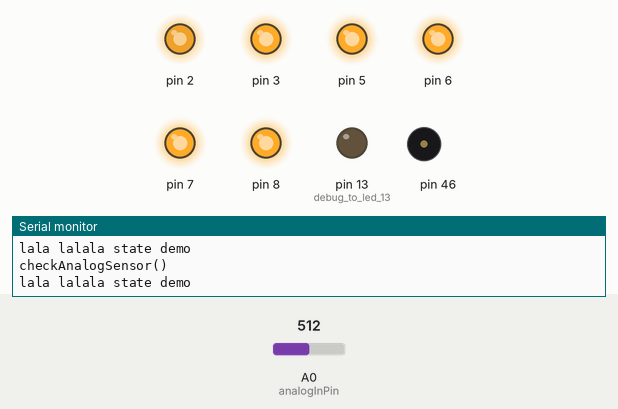
This sketch was run on a simulated Arduino Mega 2560, built with avr-gcc and run on an emulated ATmega2560. On the bench: output pins drawn as LEDs (lit = HIGH), buzzer (waves = sounding), the last lines printed to the serial monitor. The test bench sets the inputs (shaded band); at power-on: A0 (analogInPin) = 512.

Above: at 1.2 s.
1.3 s: A0 (analogInPin) set to 6
4.3 s: A0 (analogInPin) set to 3
At 4.35 s:
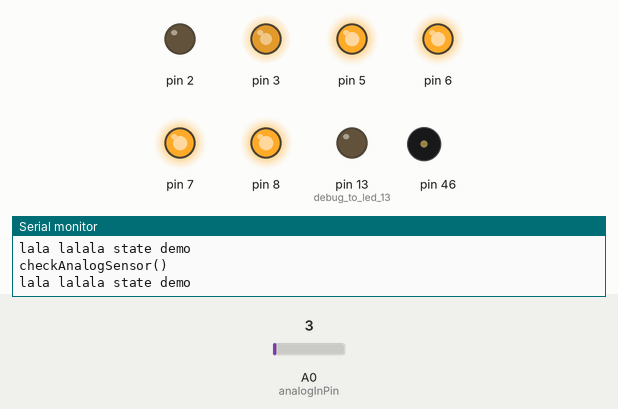
At 7.41 s:
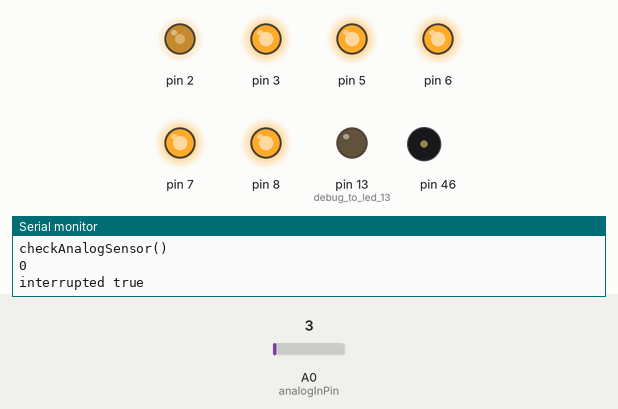
10.3 s: A0 (analogInPin) set to 410
At 23.03 s:
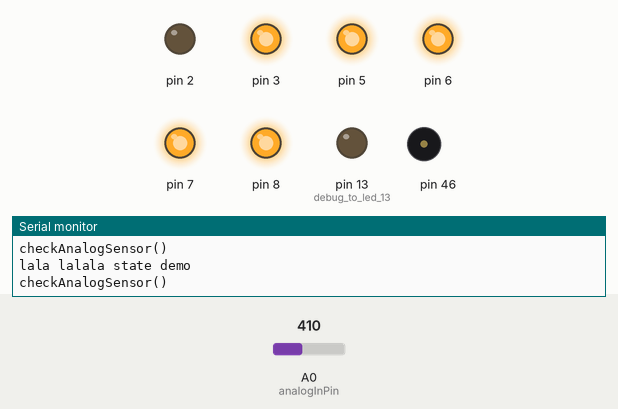
Timing chart, 0 to 26.7 s (numbered marks = the images above; inputs shaded):
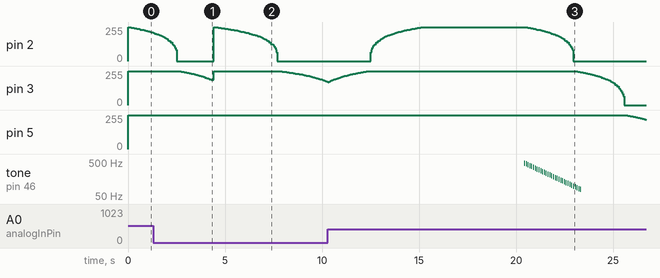

The sketch:

Amarillo.ino
```cpp
#include <avr/pgmspace.h>
#include "Piso.cpp"


Piso pisos[] = {
  Piso(2),
  Piso(3),
  Piso(5),
  Piso(6),
  Piso(7),
  Piso(8)
  };

// ----------------------------------------------------------------
// JUEGO
// ----------------------------------------------------------------

volatile boolean interrupted = false;
const int MAX_LEVEL = 6;
const int MAX_LED_LEVEL = 63;
const int MAX_INACTIVITY_SECS = 10000;


const float DEMO_LIGHTS_INC = 1.2;
const float DEMO_WIN_INC = 12;
const int STATE_WIN_NR_FLASHES = 7;

// ----------------------------------------------------------------
// LOOP
// ----------------------------------------------------------------
long frameDuration = 2E3; //µS = 2ms
long lastmicros;
long currentTime  = 0;


long lastInterruptTime = 0;


// ----------------------------------------------------------------
// ENERGIA
// ----------------------------------------------------------------
const long MAX_ENERGY = 400L;

float energy = 0;
float discharge = 0.64;

// ----------------------------------------------------------------
// ?
// ----------------------------------------------------------------

bool lightsLoading = true;
int lightsLoadedFlasesCnt = 0;

// ----------------------------------------------------------------
// ESTADOS
// ----------------------------------------------------------------
static const unsigned int STATE_DEMO =1;
static const unsigned int STATE_INIT_PLAYING = 2;
static const unsigned int STATE_PLAYING = 3;
static const unsigned int STATE_WIN = 5;

volatile unsigned int currentState = STATE_DEMO;


// ----------------------------------------------------------------
const int analogInPin = A0;  // Analog input pin that the potentiometer is attached to
int sensorValue = 0;        // value read from the pot


void setup() {
  Serial.begin(9600);
  Serial.println("setup");
  pinMode(13, OUTPUT); //debug to led 13
  // pinMode(21, INPUT);
  //attachInterrupt(2, interruptionHandler, FALLING);
}

int musicCount = 0;

void loop() {

  currentTime = millis();
  checkAnalogSensor();

  // sensorValue = analogRead(analogInPin);


  switch (currentState) {

  case STATE_DEMO:
  if(! musicCount <= 0) demoMusic();
    stateDemo();
    break;

  case STATE_INIT_PLAYING:
    initPlaying();
    break;

  case STATE_PLAYING:
    statePlaying();
    break;

  case STATE_WIN:
  if(! musicCount <= 0) winMusic();
    stateWin();
    break;

  }
  lastmicros = micros();
  delayMicroseconds(frameDuration - (micros() - lastmicros));
}


long flashesTime = 0;

void stateWin() {

  Serial.println("stateWin");

  energy += DEMO_WIN_INC;

  renderFloors();

  if (energy > MAX_ENERGY) {
    lightsLoadedFlasesCnt++;

    if (lightsLoadedFlasesCnt >= STATE_WIN_NR_FLASHES) {
      energy = MAX_ENERGY;

      if (flashesTime == 0) {
        flashesTime = currentTime;
      } else {
        if (currentTime - flashesTime > 3000) {
          Serial.println("luyces por tres segundos.....");
          Serial.print(currentTime - flashesTime);
          changeState(STATE_DEMO);
          return;
        }
      }

    }
    else {
      energy = 0;
    }
  }
}


void initPlaying() {
  energy = 0;
  currentState = STATE_PLAYING;

}

void statePlaying() {
  checkSensor();
//   nbaMusic(energy);

  // win check
  if (energy >= MAX_ENERGY)  {
    Serial.println("-------------- gane ");
    changeState(STATE_WIN);
    return;
  }

  //lose check
  if ((currentTime - lastInterruptTime) > MAX_INACTIVITY_SECS){
    Serial.println("-------------- perdi ");
    changeState(STATE_DEMO) ;
  }

  renderFloors();

  dischargeEnergy();
}

void changeState(unsigned int st) {
  lightsLoading = true;
  energy = 0;
  lightsLoadedFlasesCnt = 0;

  if (st != STATE_PLAYING) {
    lastInterruptTime = currentTime;
  }

    if(st == STATE_WIN){
    musicCount = 1;
    resetMusic();
  }
  if(currentState == STATE_PLAYING && st == STATE_DEMO){
    musicCount = 1;
    resetMusic();
  }

  currentState = st;
  flashesTime = 0;
}

void renderFloors() {
  int curL = energy;

  for (int i = 0; i < MAX_LEVEL; i++) {

    long maxEnergyPerLevel = MAX_ENERGY / MAX_LEVEL;

    int brightness = 100;

    if (curL > maxEnergyPerLevel) {
      brightness = 100;
    }
    else if (curL <=0){
      brightness = 0;
    }
    else {
      brightness = curL * 100.0 / maxEnergyPerLevel;
    }

    int ledBrigthnessLevel  = brightness * MAX_LED_LEVEL / 100;
    /*
    Serial.print("level ");
     Serial.print(i);
     Serial.print(" br");
     Serial.println(ledBrigthnessLevel);
     */

    pisos[i].setBrightness(ledBrigthnessLevel);
    pisos[i].render();
    curL -= maxEnergyPerLevel;

  }
}

void dischargeEnergy() {
  energy -= discharge;

  if (energy < 0) {
    energy = 0;
  }
}

void checkSensor(){
  if(interrupted){
    interrupted = false;
    // dTime = millis() - lastInterruptTime;
    lastInterruptTime = millis();

    //delta = 1000.0/ (float) dTime;
    energy += 1.5;//(MAX_ENERGY)/MAX_LEVEL;
  }
}

int lastOutputValue = 0;

void checkAnalogSensor() {
      Serial.println("checkAnalogSensor()");
  if (currentState == STATE_DEMO) {
    Serial.println("lala lalala state demo");
    sensorValue = analogRead(analogInPin);
    int outputValue = map(sensorValue, 0, 1023, 0, 255);
    int diff = (lastOutputValue - outputValue);

    diff = diff < 0? diff *- 1: diff;
//    if ( outputValue  > 60 && outputValue < 80) {
       if ( outputValue == 0 && diff == 0) {
       Serial.println("lala lalala empiezo a jugar playing");
      changeState(STATE_INIT_PLAYING);
    }
  } else if (currentState == STATE_PLAYING) {
      sensorValue = analogRead(analogInPin);
      int outputValue = map(sensorValue, 0, 1023, 0, 255);
//      if (outputValue > 60 && outputValue < 80) {
         Serial.println(outputValue);
         if ( outputValue == 0) {
         Serial.println("interrupted true");
         interrupted = true;
      }
  }

}


float ease(float current, float prev, float factor) {
  return (current * factor) + (prev * (1 - factor));
}


void stateDemo() {
  //Serial.println("stateDemo");

  energy += DEMO_LIGHTS_INC * (lightsLoading? 1:-1);

  if (lightsLoading) {
    if (energy > MAX_ENERGY) {
      lightsLoading = false;
    }
  }
  else {
    if (energy < 0) {
      lightsLoading = true;
    }
  }
  renderFloors();
}

// ---------------------------------------------
void interruptionHandler()
{
  static unsigned long last_interrupt_time = 0;
  unsigned long interrupt_time = millis();
  if (interrupt_time - last_interrupt_time > 200)
  {
    if (currentState == STATE_DEMO) {
      currentState = STATE_INIT_PLAYING;
    }

    if (currentState == STATE_PLAYING) {
      interrupted = true;
    }
  }
  last_interrupt_time = interrupt_time;
}
```

Music.ino
```cpp
#include "pitches.h"
#include "Timer.h"

// notes in the melody:


long timermusic = 0;
boolean noteOff = false;
boolean noteRunning = false;
Timer t;
long silence = -1 ;
int currentNote = 0;
int maxNote = 7;

long previousMillis = 0;
long interval = 20;
const int max = 5;
int thisNote = 0;
int maxNotes = 8;
long pauseBetweenNotes = 0;
long noteStart = 0;
boolean notePlaying = false;
long noteDuration = 0;


void resetMusic(){
  thisNote = 0;
}


void demoMusic(){ // you loose;
  int melody[] = {
 NOTE_AS4,
 NOTE_A4 ,
 NOTE_GS4,
 NOTE_G4 ,
 NOTE_FS4,
 NOTE_F4 ,
 NOTE_E4 ,
 NOTE_DS4,
 NOTE_D4 ,
 NOTE_CS4,
 NOTE_C4 ,
 NOTE_B3 ,
 NOTE_AS3,
 NOTE_A3 ,
 NOTE_GS3,
 NOTE_G3 ,
 NOTE_FS3,
 NOTE_F3 ,
 NOTE_E3 ,
 NOTE_DS3,
 NOTE_D3 ,
 NOTE_CS3,
 NOTE_C3 ,
 NOTE_B2 ,
 NOTE_AS2,
 NOTE_A2 ,
 NOTE_GS2,
 NOTE_G2 ,
 NOTE_FS2,
 NOTE_F2 ,
 NOTE_E2 ,
 NOTE_DS2,
  NOTE_D2 ,
};


// note durations: 4 = quarter note, 8 = eighth note, etc.:
int noteDurations[] = {
   4, 4, 4, 4, 4, 4, 4, 4,
   4, 4, 4, 4, 4, 4, 4, 4,
   4, 4, 4, 4, 4, 4, 4, 4,
   4, 4, 4, 4, 4, 4, 4, 4
};
int maxNotes = 32;

if (millis() - noteStart  < noteDuration + pauseBetweenNotes ) {
    return;
  } else {
    notePlaying = false;
  }

  if(notePlaying) return;

  // iterate over the notes of the melody:
  if (thisNote < maxNotes){


  // to calculate the note duration, take one second
  // divided by the note type.
  //e.g. quarter note = 1000 / 4, eighth note = 1000/8, etc.
  noteDuration = (125) / noteDurations[thisNote];
  tone(46, melody[thisNote], noteDuration);

  noteStart = millis();
  // to distinguish the notes, set a minimum time between them.
  // the note's duration + 30% seems to work well:
  pauseBetweenNotes = noteDuration * 1.30;
  notePlaying = true;
  thisNote++;
  // delay(pauseBetweenNotes);
  // stop the tone playing:
} else {
  thisNote = 0;
  musicCount--;
}
}

void nbaMusic(int energy){

int level = 0;

  int curL = energy;

  for (int i = 0; i < MAX_LEVEL; i++) {

    long maxEnergyPerLevel = MAX_ENERGY / MAX_LEVEL;


    if (curL > maxEnergyPerLevel) {
    }
    else if (curL <= 0) {
    }
    else {
      level = i;
      break;

    }


    curL -= maxEnergyPerLevel;

  }


int melody[] = {
  NOTE_A3, 0, NOTE_E2, 0, NOTE_FS2, 0, NOTE_GS2, 0
};

// note durations: 4 = quarter note, 8 = eighth note, etc.:
int noteDurations[] = {
   4, 4, 4, 4, 4, 4, 4, 4
};
int maxNotes = 8;

if (millis() - noteStart  < noteDuration + pauseBetweenNotes ) {
    return;
  } else {
    notePlaying = false;
  }

  if(notePlaying) return;

  // iterate over the notes of the melody:
  if (thisNote < maxNotes){


  // to calculate the note duration, take one second
  // divided by the note type.
  //e.g. quarter note = 1000 / 4, eighth note = 1000/8, etc.
  noteDuration = (500 - (75 * level)) / noteDurations[thisNote];
  tone(46, melody[thisNote] + (12 * level), noteDuration);

  noteStart = millis();
  // to distinguish the notes, set a minimum time between them.
  // the note's duration + 30% seems to work well:
  pauseBetweenNotes = noteDuration * 1.30;
  notePlaying = true;
  thisNote++;
  // delay(pauseBetweenNotes);
  // stop the tone playing:
} else {
  thisNote = 0;

}

}


void winMusic() {

  int melody[] = {
  NOTE_C4, NOTE_G3, NOTE_G3, NOTE_A3, NOTE_G3, 0, NOTE_B3, NOTE_C4
};

// note durations: 4 = quarter note, 8 = eighth note, etc.:
int noteDurations[] = {
  4, 8, 8, 4, 4, 4, 4, 4
};

  if (millis() - noteStart  < noteDuration + pauseBetweenNotes ) {
    return;
  } else {
    notePlaying = false;
  }

  if(notePlaying) return;

  // iterate over the notes of the melody:
  if (thisNote < maxNotes){


  // to calculate the note duration, take one second
  // divided by the note type.
  //e.g. quarter note = 1000 / 4, eighth note = 1000/8, etc.
  noteDuration = 500 / noteDurations[thisNote];
  tone(46, melody[thisNote], noteDuration);

  noteStart = millis();
  // to distinguish the notes, set a minimum time between them.
  // the note's duration + 30% seems to work well:
  pauseBetweenNotes = noteDuration * 1.30;
  notePlaying = true;
  thisNote++;
  // delay(pauseBetweenNotes);
  // stop the tone playing:
} else {
  thisNote = 0;
  musicCount--;
}


}

void doAfter() {
  noteRunning = false;
}
```

Piso.cpp
```cpp
#ifndef _INC_PISO
#define _INC_PISO
#endif
#include <Arduino.h>
#include "tables.h"

class Piso {
  unsigned int pwmpin;

  boolean batteryChanged;

  unsigned int state;
  static const unsigned int RUNNING = 4;
  static const unsigned int TOP = 5;
  static const unsigned int BOTTOM = 6;

  unsigned int brightness;
  unsigned int maxBrightness;
  float goalLimit;
  float btlLimit;

  unsigned int timer1;
  unsigned int delay1;

public:

  Piso() {};

  Piso(unsigned int pin) {
    pwmpin = pin;
    pinMode(pwmpin, OUTPUT);
    digitalWrite(pwmpin, 1);

    timer1 = 0;
    delay1 = 10;

    maxBrightness = 63;
    goalLimit = 0.70;    // 75 porciento de carga
    btlLimit = 0.05;      // la minima carga antes de bajar

    state = RUNNING;

    batteryChanged = false;
    brightness = 0;
    render();
  };

  int getBrightness() {
    return brightness;
  }

  // ---------------
  void setBrightness(unsigned int b) {
    brightness = b;
  }

  void render() {
    unsigned int dc = pgm_read_word(&(shades[brightness]));
    analogWrite(pwmpin, 255 - dc);
  }


  void blink(int del) {
    setBrightness(63);
    render();
    delay(del);

    setBrightness(0);
    render();
    delay(del);
  }

};
```

pitches.h
```cpp
/*************************************************
 * Public Constants
 *************************************************/

#define NOTE_B0  31
#define NOTE_C1  33
#define NOTE_CS1 35
#define NOTE_D1  37
#define NOTE_DS1 39
#define NOTE_E1  41
#define NOTE_F1  44
#define NOTE_FS1 46
#define NOTE_G1  49
#define NOTE_GS1 52
#define NOTE_A1  55
#define NOTE_AS1 58
#define NOTE_B1  62
#define NOTE_C2  65
#define NOTE_CS2 69
#define NOTE_D2  73
#define NOTE_DS2 78
#define NOTE_E2  82
#define NOTE_F2  87
#define NOTE_FS2 93
#define NOTE_G2  98
#define NOTE_GS2 104
#define NOTE_A2  110
#define NOTE_AS2 117
#define NOTE_B2  123
#define NOTE_C3  131
#define NOTE_CS3 139
#define NOTE_D3  147
#define NOTE_DS3 156
#define NOTE_E3  165
#define NOTE_F3  175
#define NOTE_FS3 185
#define NOTE_G3  196
#define NOTE_GS3 208
#define NOTE_A3  220
#define NOTE_AS3 233
#define NOTE_B3  247
#define NOTE_C4  262
#define NOTE_CS4 277
#define NOTE_D4  294
#define NOTE_DS4 311
#define NOTE_E4  330
#define NOTE_F4  349
#define NOTE_FS4 370
#define NOTE_G4  392
#define NOTE_GS4 415
#define NOTE_A4  440
#define NOTE_AS4 466
#define NOTE_B4  494
#define NOTE_C5  523
#define NOTE_CS5 554
#define NOTE_D5  587
#define NOTE_DS5 622
#define NOTE_E5  659
#define NOTE_F5  698
#define NOTE_FS5 740
#define NOTE_G5  784
#define NOTE_GS5 831
#define NOTE_A5  880
#define NOTE_AS5 932
#define NOTE_B5  988
#define NOTE_C6  1047
#define NOTE_CS6 1109
#define NOTE_D6  1175
#define NOTE_DS6 1245
#define NOTE_E6  1319
#define NOTE_F6  1397
#define NOTE_FS6 1480
#define NOTE_G6  1568
#define NOTE_GS6 1661
#define NOTE_A6  1760
#define NOTE_AS6 1865
#define NOTE_B6  1976
#define NOTE_C7  2093
#define NOTE_CS7 2217
#define NOTE_D7  2349
#define NOTE_DS7 2489
#define NOTE_E7  2637
#define NOTE_F7  2794
#define NOTE_FS7 2960
#define NOTE_G7  3136
#define NOTE_GS7 3322
#define NOTE_A7  3520
#define NOTE_AS7 3729
#define NOTE_B7  3951
#define NOTE_C8  4186
#define NOTE_CS8 4435
#define NOTE_D8  4699
#define NOTE_DS8 4978
```

tables.h
```cpp
const unsigned int PROGMEM shades[] = {
0,
1,
2,
3,
4,
5,
6,
7,
8,
9,
10,
12,
13,
14,
15,
16,
18,
19,
20,
22,
23,
24,
26,
27,
29,
30,
32,
34,
35,
37,
39,
41,
43,
44,
46,
49,
51,
53,
55,
58,
60,
63,
65,
68,
71,
74,
78,
81,
85,
89,
93,
98,
103,
108,
114,
120,
128,
136,
145,
156,
170,
188,
213,
255
};
```

Measured:
- the behaviour switches between 5 and 4 on A0 (analogInPin) (found by bisection; images 0 and 1)
- after the input at 4.3 s, pin 5: stays 255/255 (without the input it goes to 254/255 after 0.88 s); pin 6: stays HIGH (without the input it goes to HIGH after 3.5 s)
- after the input at 10.3 s, pin 6: stays HIGH (without the input it goes to HIGH after 4.2 s); pin 7: stays HIGH (without the input it goes to HIGH after 7.6 s); pin 8: stays HIGH (without the input it goes to HIGH after 10.9 s)
- by itself, pin 2: rises from 0/255 to 255/255 in 2.7 s, then falls to 0/255 in 7.7 s
- by itself, tone on pin 46: plays 466 Hz for 0.03 s, 440 Hz for 0.03 s, 415 Hz for 0.03 s, 392 Hz for 0.03 s, 370 Hz for 0.03 s, 349 Hz for 0.03 s … (32 notes in this stretch)
